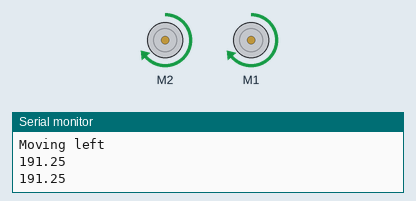
Bench run of a sketch on a simulated Arduino Uno, built with avr-gcc and run on an emulated ATmega328P. Shown: 2 × DC motor (green arrow = forward, orange = backward, longer = faster), the last lines printed to the serial monitor.

Above: at 0.5 s.
At 1.5 s:
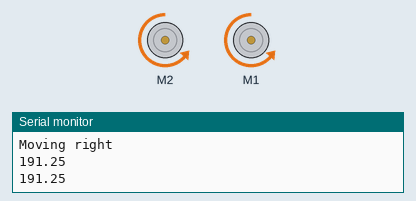
At 2.5 s:
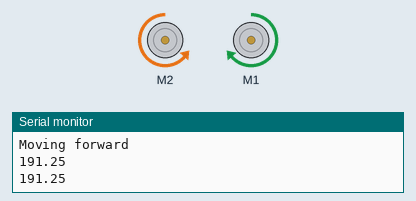
At 4.5 s:
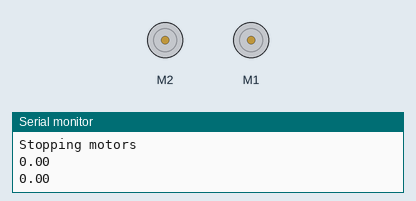
Timing chart, 0 to 6.5 s (numbered marks = the images above):
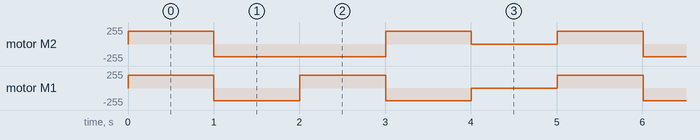

The sketch:

move_test.ino
```cpp
#include <AFMotor.h>

#define echoPin 7 // Echo Pin
#define trigPin 8 // Trigger Pin

AF_DCMotor rightMotor(1); // create motor #2, 64KHz pwm
AF_DCMotor leftMotor(2); // create motor #2, 64KHz pwm

void setup()
{
  Serial.begin(9600);
}

int count = 0;
float speedFactor = .75;

void loop()
{
  if(count < 5) {
    moveTest();
    count++;
    Serial.println(count);
  }
}

void moveTest() {
  Serial.println("Moving left");
  moveMotors(FORWARD, 255, FORWARD, 255);
  delay(1000);

  Serial.println("Moving right");
  moveMotors(BACKWARD, 255, BACKWARD, 255);
  delay(1000);

  Serial.println("Moving forward");
  moveMotors(BACKWARD, 255, FORWARD, 255);
  delay(1000);

  Serial.println("Moving backward");
  moveMotors(FORWARD, 255, BACKWARD, 255);
  delay(1000);

  Serial.println("Stopping motors");
  moveMotors(RELEASE, 0, RELEASE, 0);
  delay(1000);
}

void moveMotors(int lmDir, int lmSpeed, int rmDir, int rmSpeed) {
  Serial.println(lmSpeed*speedFactor);
  Serial.println(rmSpeed*speedFactor);
  leftMotor.setSpeed((int)lmSpeed*speedFactor);
  rightMotor.setSpeed((int)rmSpeed*speedFactor);     // set the speed to 200/255
  leftMotor.run(lmDir);    // set the speed to 200/255
  rightMotor.run(rmDir);
}
```

Measured:
- by itself, motor M2: repeats every 5.0 s: backward 191/255 2.0 s, forward 191/255 1.0 s, stopped 1.0 s, forward 191/255 1.0 s, until it stays stopped from 24.0 s
- by itself, motor M1: repeats every 5.0 s: backward 191/255 1.0 s, forward 191/255 1.0 s, backward 191/255 1.0 s, stopped 1.0 s, forward 191/255 1.0 s, until it stays stopped from 24.0 s
